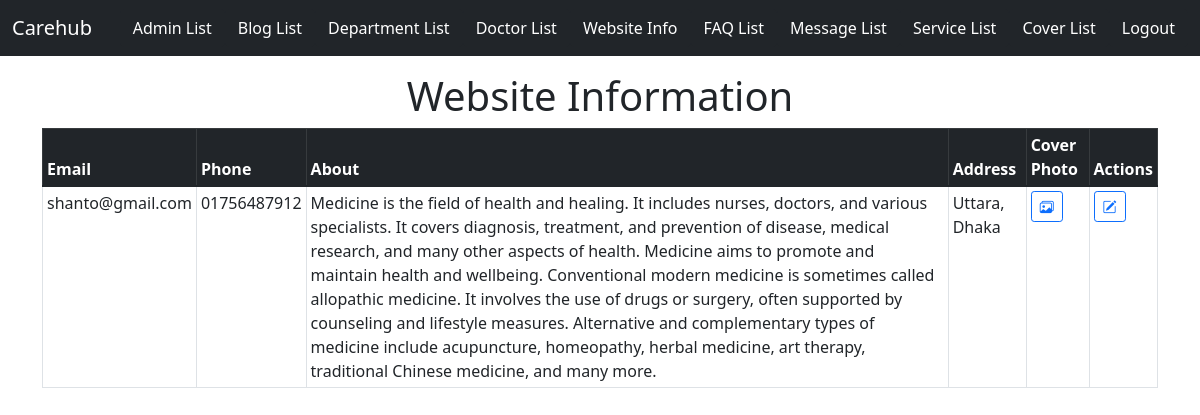
The app's page /website-info.php (signed in) with its own data.
### tables this page shows
CREATE TABLE `info` (
  `email` varchar(25) NOT NULL,
  `phone` varchar(20) NOT NULL,
  `about` text NOT NULL,
  `address` text NOT NULL
);

### website-info.php (the view, shortened to what this page needs)
<?php include "./db.php"?>
<?php include "./admin-header.php";  include "./success-alert.php";  include "./error-alert.php"; ?>
<div class="container overflow-auto">
    <h1 class="text-center mt-3">Website Information</h1>
    <table class="table table-bordered table-sm text-sm">
        <thead class="table-dark">
            <tr>
                <th>Email</th>
                <th>Phone</th>
                <th>About</th>
                <th>Address</th>
                <th>Cover Photo</th>
                <th>Actions</th>
            </tr>
        </thead>
        <tbody>
            <?php
                $sql = "SELECT * from info";
                $result = mysqli_query($conn, $sql);
                $row = mysqli_fetch_assoc($result);
            ?>
            <tr>
                <td><?php echo $row['email']?></td>
                <td><?php echo $row['phone']?></td>
                <td class="text-break"><?php echo $row['about']?></td>
                <td><?php echo $row['address']?></td>
                <td>
                    <button class="addimg bi bi-images btn btn-sm btn-outline-primary"></button>
                </td>
                <td>
                    <button class="update bi bi-pencil-square btn btn-sm btn-outline-primary"></button>
                </td>
            </tr>
        </tbody>
    </table>
</div>
<?php include "./admin-footer.php" ?>

### records on screen
info: email "shanto@gmail.com", phone "01756487912", about "Medicine is the field of health and healing. It includes nurses, doctors, and various specialists. It covers diagnosis, treatment, and prevention of disease, medical research, and many other aspects of health. Medicine aims to promote and maintain health and wellbeing. Conventional modern medicine is sometimes called allopathic medicine. It involves the use of drugs or surgery, often supported by counseling and lifestyle measures. Alternative and complementary types of medicine include acupuncture, homeopathy, herbal medicine, art therapy, traditional Chinese medicine, and many more.", address "Uttara, Dhaka"
